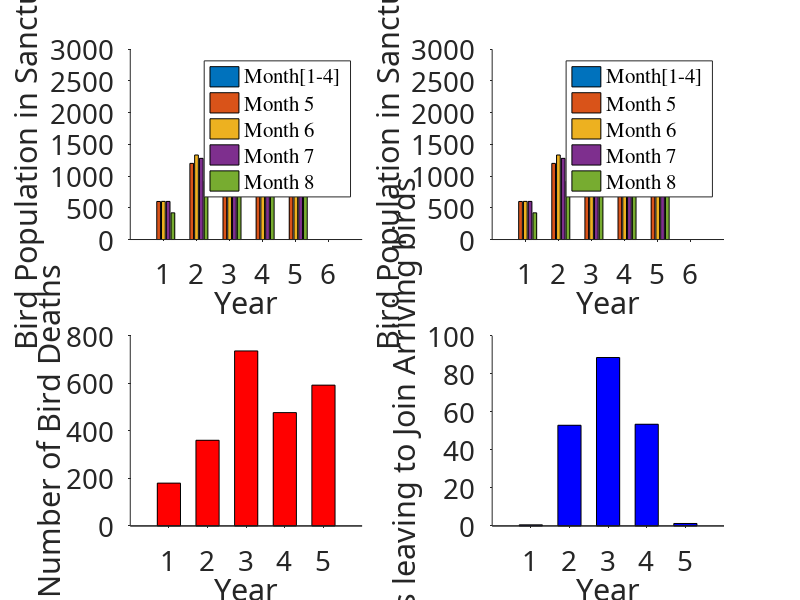

Write the MATLAB code that produced this figure.
clc;
clear all;

%Problem
flock = [1000,2000,4000,2500, 3200]

a = 0.60;
b = 0.40;
dr = 0.30;
m_cs = 0;
f_cs = 0;
p(1,1) = 0;
for i=1:length(flock)
  j = 1;
  survived(i) = a*flock(i) + (m_cs + f_cs)*b;
  r1 = rand(1);
  f_survived = survived(i) * r1;
  p(i,j+1) = p(i,j) + survived(i);
  j++;
  if (r1 <0.5)
      m_cb = f_survived;
      f_cb = f_survived;
  else
      m_cb = survived(i)-f_survived;
      f_cb = survived(i)-f_survived;
  endif
  r2 = rand(1);
  f_cs = r2 * m_cb/2;
  m_cs= (1-r2) * m_cb/2; 
  p(i,j+1) = p(i,j) + (m_cs + f_cs);
  j++;
  ch_var(i) =  (m_cs + f_cs)*b;
  p(i,j+1) = p(i,j) - (m_cs + f_cs)*b;
  j++;
  d(i) = survived(i) * dr;
  p(i,j+1) = p(i,j) - d(i);
  p(i+1,1) = 0;
endfor

i = 1:1:length(flock);
subplot(2,2,1);
bar(p);
xlabel('Year');
ylabel('Bird Population in Sanctuary');
  set(gca, ...
      'Box', 'off', ...
      'TickDir', 'out', ...
      'FontSize', 20, ...
      'FontName', 'Calibri');
  lgd = legend('Month[1-4]','Month 5', ...
             'Month 6', 'Month 7', 'Month 8');
set(lgd, 'FontName', 'Times', 'FontSize', 15);

subplot(2,2,2);
bar(p);
xlabel('Year');
ylabel('Bird Population in Sanctuary');
  set(gca, ...
      'Box', 'off', ...
      'TickDir', 'out', ...
      'FontSize', 20, ...
      'FontName', 'Calibri');
  lgd = legend('Month[1-4]','Month 5', ...
             'Month 6', 'Month 7', 'Month 8');
set(lgd, 'FontName', 'Times', 'FontSize', 15);

subplot(2,2,3);
bar(i,d,0.6, 'r');
xlabel('Year');
ylabel('Number of Bird Deaths');
  set(gca, ...
      'Box', 'off', ...
      'TickDir', 'out', ...
      'FontSize', 20, ...
      'FontName', 'Calibri');
      
subplot(2,2,4);
bar(i,ch_var,0.6, 'b');
xlabel('Year');
ylabel('Chicks leaving to Join Arriving birds');
  set(gca, ...
      'Box', 'off', ...
      'TickDir', 'out', ...
      'FontSize', 20, ...
      'FontName', 'Calibri');

  